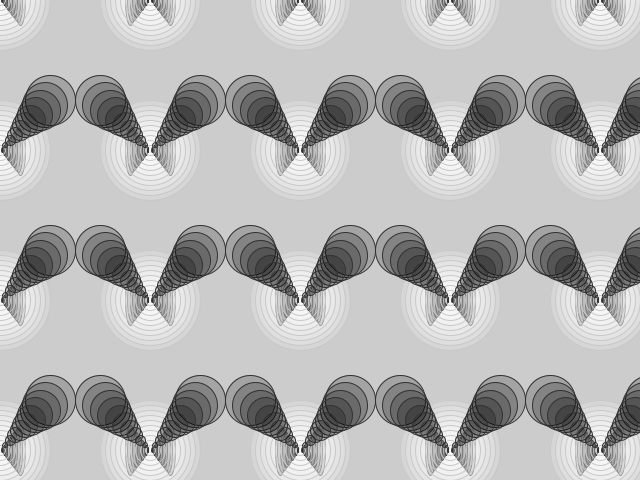
Frame 1 (no input)
Frame 60 (the mouse pressed at the canvas centre just before this capture): identical to frame 1, image omitted
Frame 120 (the mouse held since frame 60 and released just before this capture): identical to frame 1, image omitted

The Processing sketch that drew this single still picture (run headless with seeded random() and noise(); from frame 60 on, the mouse is pressed at the canvas centre):

// Processing sketch: processing_51044
// ── processing_51044.pde

float i = 0;

void setup()
{
  size(640, 480);
  smooth();
  rectMode(CENTER);
  
  for(int x=0; x<width; x+=150){
    
    for(int y=0; y<height; y+=150){
      drawMickey(x,y,10);
    }
    
  }
  

}

void draw(){
/*
  i++;
  
  if(i > 60){
    i = 0;
  
    background(255);
  
  }
*/  

}

void drawMickey(float x, float y, float num){
  if(num <= 0){
    return;
  }

  fill(255,255,255,50);
  stroke(200);
  ellipse(x,y,10*num,10*num);
  
  fill(0,0,0,50);
  stroke(50);
  ellipse(x + 5*num, y - 5*num, 5*num,5*num);
  ellipse(x - 5*num, y - 5*num, 5*num,5*num);
  
  ellipse(x - 2*num, y, 1*num,5*num);
  ellipse(x + 2*num, y, 1*num,5*num);
  
  drawMickey(x,y,num-1);
}


void drawS(float x, float y, float n){
  //beginShape();
  fill(random(255),random(255),random(255)); stroke(0); strokeWeight(2);
  drawSnowflake(x,y,n);
  //endShape(CLOSE);  
}

void drawSnowflake(float x0, float y0, float num){
  if(num <= 0){
    return;
  }
  
  //ellipse(x0,y0,random(num),random(num));
  
  ellipse(x0, y0, num*10 ,num*10);
  fill(0);
  ellipse(x0-num*5, y0-num*4 , num*2, num*4);
  fill(0);
  ellipse(x0+num*2, y0-num*2 , num*2, num*4);
  fill (255);
  //bezier(150, 295, 200, 370, 300, 370, 350, 295);
  //line(150, 295, 350, 295);
  //line(160, 180, 210, 135);
  //line(340, 100, 290,75 );

  
  
  
  
  
  float x1 = x0 + random(20)-10;
  float y1 = y0 + random(20)-10;
    
  drawSnowflake(x1,y1,num-1);  
}
